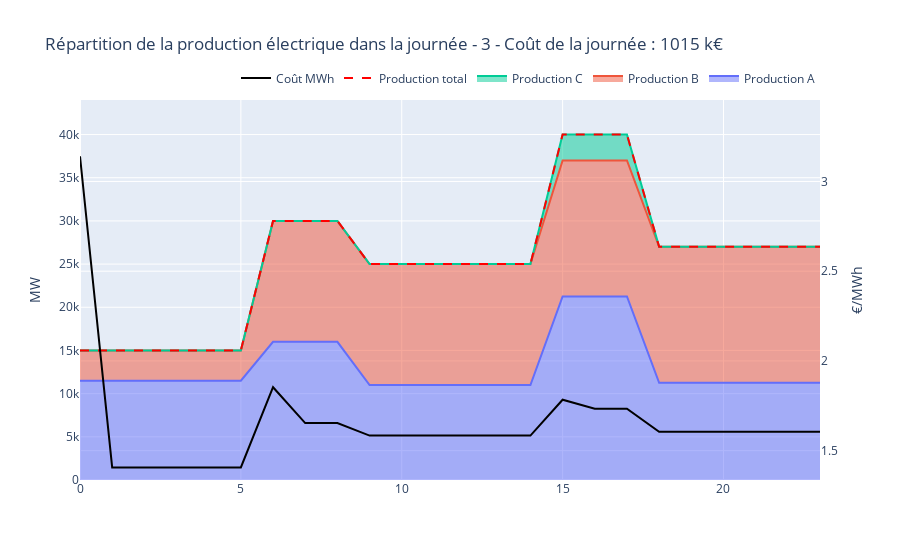

Here is the notebook cell this chart was saved with:
### Code cell
df = df_results22(dict_N=dict_N,dict_P=dict_P,dict_Nstart=dict_Nstart,dict_XX=dict_Thermique,consommation=consommation)
fig = Results_viz(df,dict_Thermique)
A = 3
fig.update_layout(
    title = f"Répartition de la production électrique dans la journée - {A} - Coût de la journée : {int(np.around(model.ObjVal/1000,0))} k€"
)
fig.show()
fig.write_html(f"HTML/Répartition de la production électrique dans la journée - {A}.html")
df.to_csv(f"CSV/Résultats - {A}.csv",index=False)

### Figure 1 — Plotly figure (JSON) as saved in the notebook; plotly's stock layout.template omitted (floating-point values rounded to 4 significant figures)
{"data": [{"name": "Production A", "stackgroup": "one", "type": "scatter", "x": [0, 1, 2, 3, 4, 5, 6, 7, 8, 9, 10, 11, 12, 13, 14, 15, 16, 17, 18, 19, 20, 21, 22, 23], "y": [11500, 11500, 11500, 11500, 11500, 11500, 16000.0, 16000.0, 16000.0, 11000.0, 11000.0, 11000.0, 11000.0, 11000.0, 11000.0, 21250.0, 21250.0, 21250.0, 11250.0, 11250.0, 11250.0, 11250.0, 11250.0, 11250.0]}, {"name": "Production B", "stackgroup": "one", "type": "scatter", "x": [0, 1, 2, 3, 4, 5, 6, 7, 8, 9, 10, 11, 12, 13, 14, 15, 16, 17, 18, 19, 20, 21, 22, 23], "y": [3500.0, 3500.0, 3500.0, 3500.0, 3500.0, 3500.0, 14000.0, 14000.0, 14000.0, 14000.0, 14000.0, 14000.0, 14000.0, 14000.0, 14000.0, 15750.0, 15750.0, 15750.0, 15750.0, 15750.0, 15750.0, 15750.0, 15750.0, 15750.0]}, {"name": "Production C", "stackgroup": "one", "type": "scatter", "x": [0, 1, 2, 3, 4, 5, 6, 7, 8, 9, 10, 11, 12, 13, 14, 15, 16, 17, 18, 19, 20, 21, 22, 23], "y": [0, 0, 0, 0, 0, 0, 0, 0, 0, 0, 0, 0, 0, 0, 0, 3000, 3000, 3000, 0, 0, 0, 0, 0, 0]}, {"line": {"color": "red", "dash": "dash"}, "name": "Production total", "type": "scatter", "x": [0, 1, 2, 3, 4, 5, 6, 7, 8, 9, 10, 11, 12, 13, 14, 15, 16, 17, 18, 19, 20, 21, 22, 23], "y": [15000, 15000, 15000, 15000, 15000, 15000, 30000, 30000, 30000, 25000, 25000, 25000, 25000, 25000, 25000, 40000, 40000, 40000, 27000, 27000, 27000, 27000, 27000, 27000]}, {"line": {"color": "black"}, "name": "Coût MWh", "type": "scatter", "x": [0, 1, 2, 3, 4, 5, 6, 7, 8, 9, 10, 11, 12, 13, 14, 15, 16, 17, 18, 19, 20, 21, 22, 23], "y": [3.14, 1.407, 1.407, 1.407, 1.407, 1.407, 1.853, 1.653, 1.653, 1.584, 1.584, 1.584, 1.584, 1.584, 1.584, 1.784, 1.734, 1.734, 1.606, 1.606, 1.606, 1.606, 1.606, 1.606], "yaxis": "y2"}], "layout": {"hovermode": "x", "legend": {"orientation": "h", "x": 1, "xanchor": "right", "y": 1.02, "yanchor": "bottom"}, "title": {"text": "Répartition de la production électrique dans la journée - 3 - Coût de la journée : 1015 k€"}, "yaxis": {"range": [0, 44000], "title": {"text": "MW"}}, "yaxis2": {"anchor": "free", "overlaying": "y", "position": 1, "range": [1.336, 3.454], "side": "right", "title": {"text": "€/MWh"}}}}
